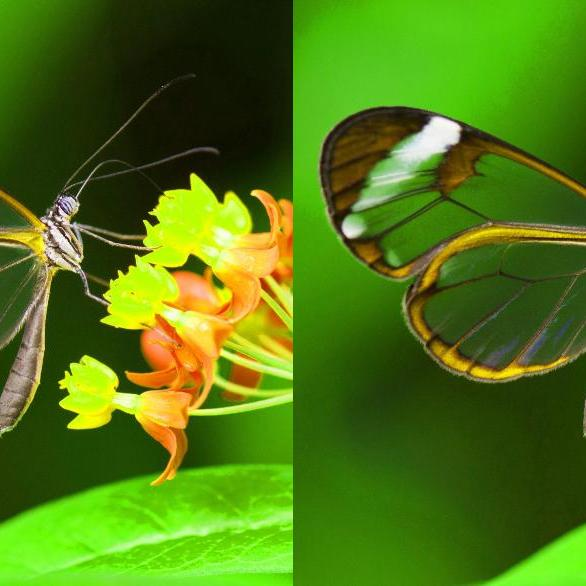
#> input picture Image Encryption/half_shifted_pp.jpg, 586 x 586 px, given in place of test.png, which was not available
$ python random_pixel.py
#> lines starting #> are read from the running program, lines starting #| are printed output that depends on the picture; pictures that were not available may be replaced by others from this repository, and a replacement may not be noted
import numpy as np
from PIL import Image
import random, json

png_file = ['zero.png', 'pp.jpg', 'test.png'][2]
img = Image.open(png_file)
#> img is the input picture: PIL image 586x586 RGB; mean R, G, B 79.4, 120.6, 18.3
I = np.asarray(img)

side = width, height = img.size
#> side = (586, 586); width = 586; height = 586
print(side)
#| (586, 586)

zero_json={}
for x in range(width):
    for y in range(height):
        r, g, b = I[y][x]
        zero_json.update({ f'{x},{y}' : f'{r},{g},{b}' })
#> after the loop, zero_json = 343396 items

# with open(png_file + '_.json', 'w') as fp:
#     json.dump(zero_json, fp)

img = Image.open(png_file)
I = np.asarray(img)
side = width, height = img.size

# with open(png_file + '_.json', 'r') as js:
#     zero_json = js.read()
# zero_json = json.loads(zero_json)

vjs = zero_json.values()
kjs = zero_json.keys()
sort_vjs = list(vjs)
#> sort_vjs = 343396 items
sort_kjs = list(kjs)
#> sort_kjs = 343396 items

# [8 lines of commented-out code are left out]

class Solution:
   def solve(self, nums):
      length = len(nums)
#> length = 343396
      for i in range(0,length,4):
         if(i+2<length):
            nums[i], nums[i+2] = nums[i+2], nums[i]
         if(i+3<length):
            nums[i+1], nums[i+3] = nums[i+3], nums[i+1]
#> after the loop, nums = 343396 items
      return nums
ob = Solution()
sort_vjs = ob.solve(sort_vjs)

# ----------------------------

random.shuffle(sort_vjs)
# sort_vjs.sort()
# sort_kjs.sort()

# -----------------------------

ones_json = dict(zip(sort_kjs, sort_vjs))
#> ones_json = 343396 items
data = np.ones((height, width, 3), dtype=np.uint8)

for x in range(height):
    for y in range(width):

#         val = zero_json[f'{y},{x}']
        val = ones_json[f'{y},{x}']
        data[x, y] = val.split(',')
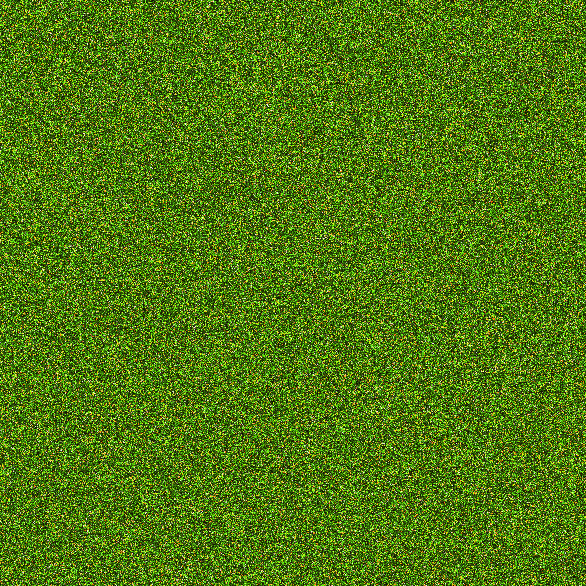
#> data: shape (586, 586, 3); mean of channels 0, 1, 2 79.4, 120.6, 18.3; drawn as R, G, B

#         rgb = r, g, b = I[x][y]
#         data[x, y] = rgb

img = Image.fromarray(data, 'RGB')
# img.save('edited.png')
img.save('test.png')

side = width, height = img.size
print(side)
#| (586, 586)

$ run again, on Image Encryption/pp - Copy.jpg
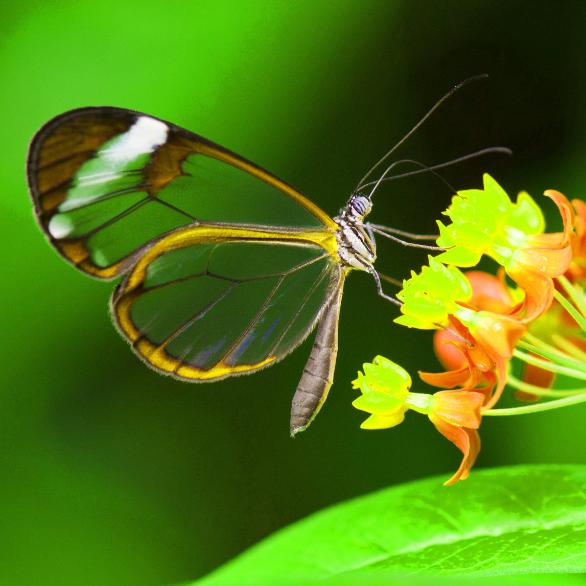
#> input picture Image Encryption/pp - Copy.jpg, 586 x 586 px, given in place of test.png, which was not available
#> img is the input picture: PIL image 586x586 RGB; mean R, G, B 79.4, 120.6, 17.9
#| (586, 586)
#> after the loop `for x in range(width):`: zero_json = 343396 items
#> length = 343396
#> after the loop in solve, `for i in range(0,length,4):`: nums = 343396 items
#> after the loop `for x in range(height):`:
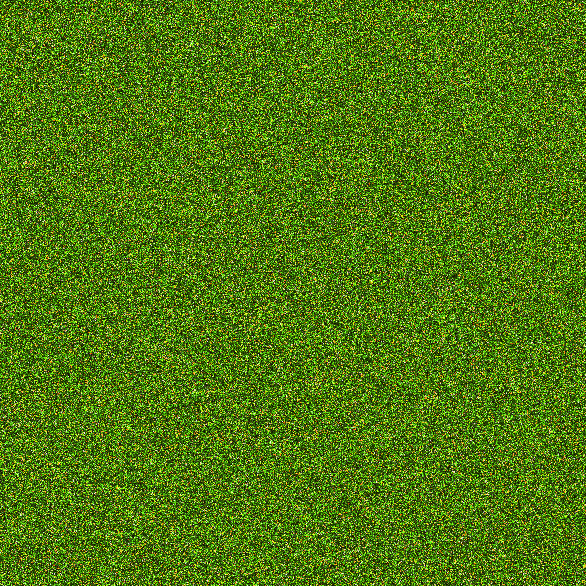
#> data: shape (586, 586, 3); mean of channels 0, 1, 2 79.4, 120.6, 17.9; drawn as R, G, B
#| (586, 586)

$ run again, on Image Encryption/random_both_pp.jpg
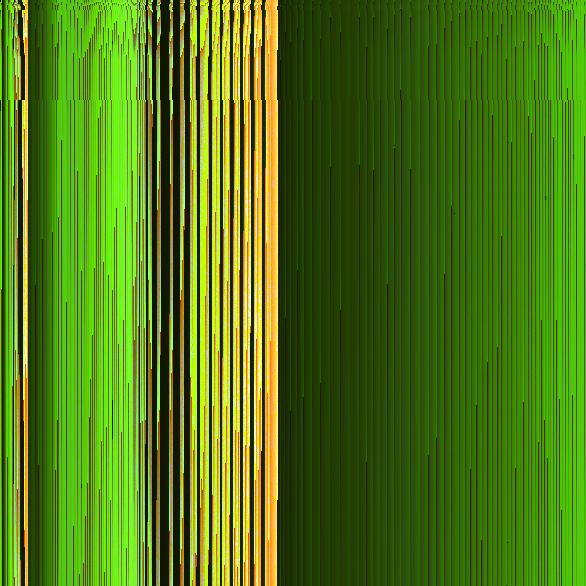
#> input picture Image Encryption/random_both_pp.jpg, 586 x 586 px, given in place of test.png, which was not available
#> img is the input picture: PIL image 586x586 RGB; mean R, G, B 79.3, 120.6, 21.4
#| (586, 586)
#> after the loop `for x in range(width):`: zero_json = 343396 items
#> length = 343396
#> after the loop in solve, `for i in range(0,length,4):`: nums = 343396 items
#> after the loop `for x in range(height):`:
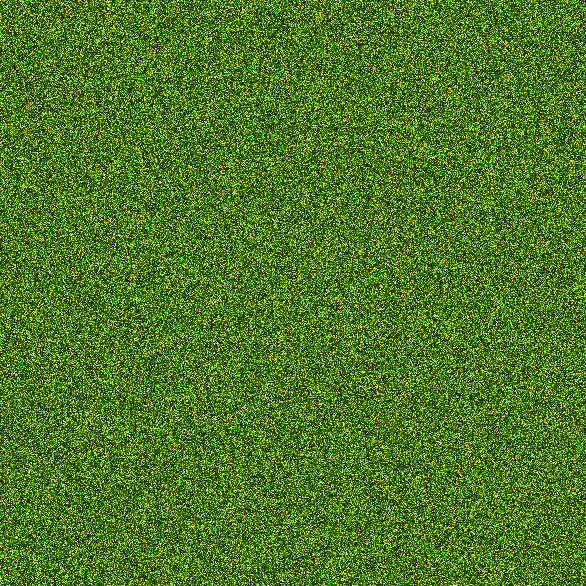
#> data: shape (586, 586, 3); mean of channels 0, 1, 2 79.3, 120.6, 21.4; drawn as R, G, B
#| (586, 586)
